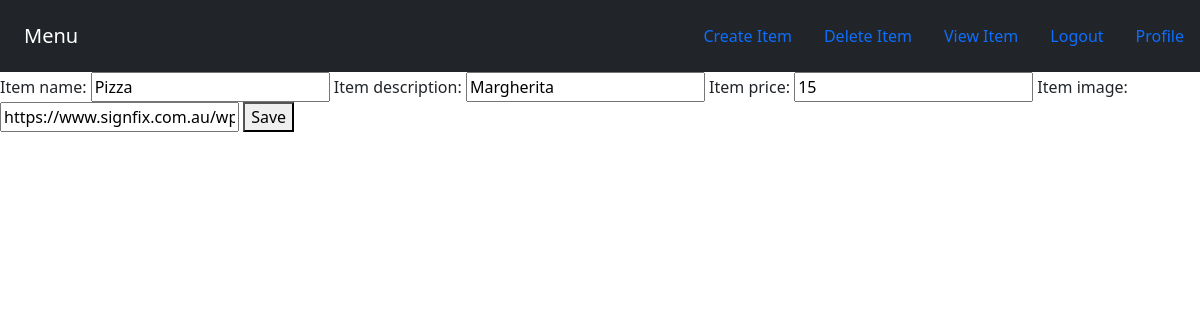
Page /fooditems/update/1/ (signed in) on the earlier database version.
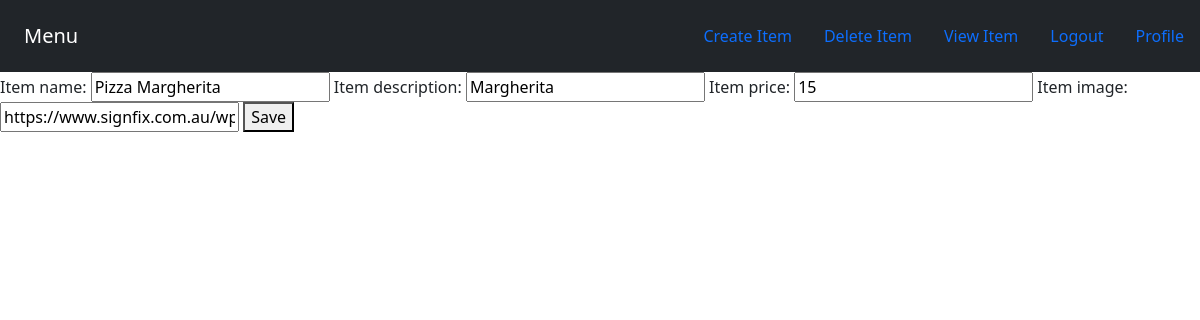
Same page on the later database version.
### fooditems/models.py (models this page shows, shortened)
class item(models.Model):
    user_name = models.ForeignKey(User, on_delete=models.CASCADE, default=1)
    item_name = models.CharField(max_length=200)
    item_description = models.CharField(max_length=200)
    item_price = models.IntegerField()
    item_image = models.CharField(
        max_length=500, default="https://www.signfix.com.au/wp-content/uploads/2017/09/placeholder-600x400.png")

### fooditems/views.py (the view)
# urls.py: path('update/<int:id>/', views.update_item, name='update_item'),
@login_required
def update_item(request, id):
    current_item = item.objects.get(id=id)
    form = ItemForm(request.POST or None, instance=current_item)
    if form.is_valid():
        form.save()
        return redirect('fooditems:index')
    return render(request, 'fooditems/item-form.html', {'form': form, 'item': current_item})

### fooditems/forms.py
class ItemForm(forms.ModelForm):
    class Meta:
        model = item
        fields = ("item_name", "item_description", "item_price", "item_image")

### fooditems/templates/fooditems/item-form.html
{% extends 'fooditems/base.html' %} {% block body %}
<form method="POST" action="">
  {% csrf_token %} {{form}}
  <button type="submit">Save</button>
</form>
{% endblock body %}

### fooditems/templates/fooditems/base.html (shortened to what this page needs)
{% load static %}
<!DOCTYPE html>
<html lang="en">
  <head>
    <link rel="stylesheet" href="{% static 'fooditems/styles.css' %}" />
    <link
      href="https://cdn.jsdelivr.net/npm/bootstrap@5.3.1/dist/css/bootstrap.min.css"
      rel="stylesheet"
    />
  </head>
  <body>
    <nav class="navbar navbar-dark bg-dark">
      <a href="{% url 'fooditems:index' %}" class="navbar-brand">Menu</a>
      <div class="navbar">
        <ul class="nav justify-content-center">
          <li class="nav-item">
            <a href="{% url 'fooditems:add_item' %}" class="nav-link"
              >Create Item</a
            >
          </li>
          <li class="nav-item"><a href="" class="nav-link">Delete Item</a></li>
          <li class="nav-item"><a href="" class="nav-link">View Item</a></li>
          {% if user.is_authenticated %}
          <li class="nav-item">
            <a href="{% url 'logout' %}" class="nav-link">Logout</a>
          </li>
          <li class="nav-item">
            <a href="{% url 'profile' %}" class="nav-link">Profile</a>
          </li>
          {% else %}
          <li class="nav-item">
            <a href="{% url 'login' %}" class="nav-link">Login</a>
          </li>
          {% endif %}
        </ul>
      </div>
    </nav>
     {% block body %} {% endblock %}
  </body>
</html>

### fooditems/static/fooditems/styles.css (style rules this page uses)
body { background-color: aquamarine; }
.navbar-brand { padding-left: 2%; }

Differences in the rows shown:
changed item "Margherita": item_name "Pizza" → "Pizza Margherita"
